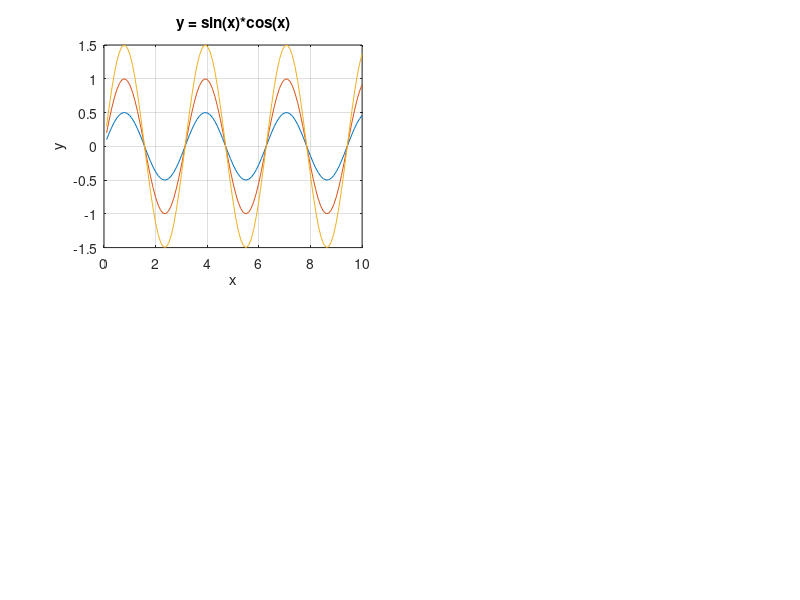
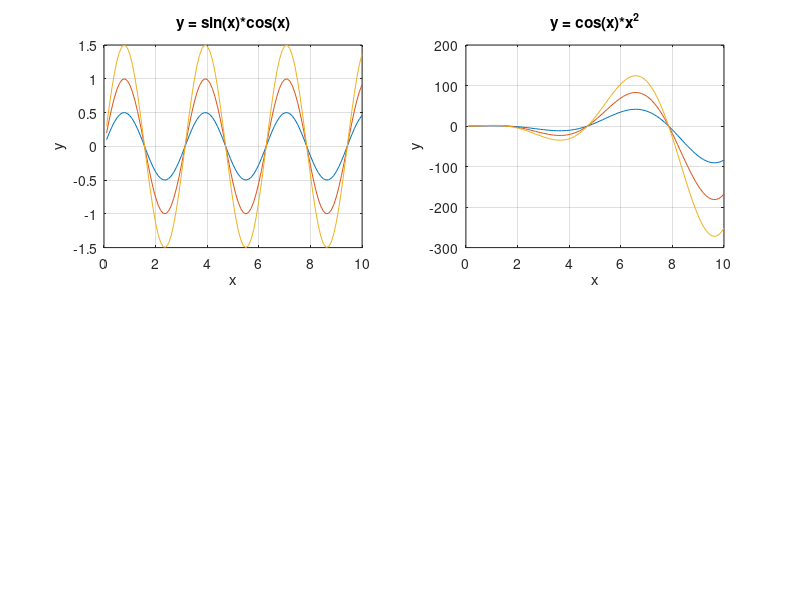
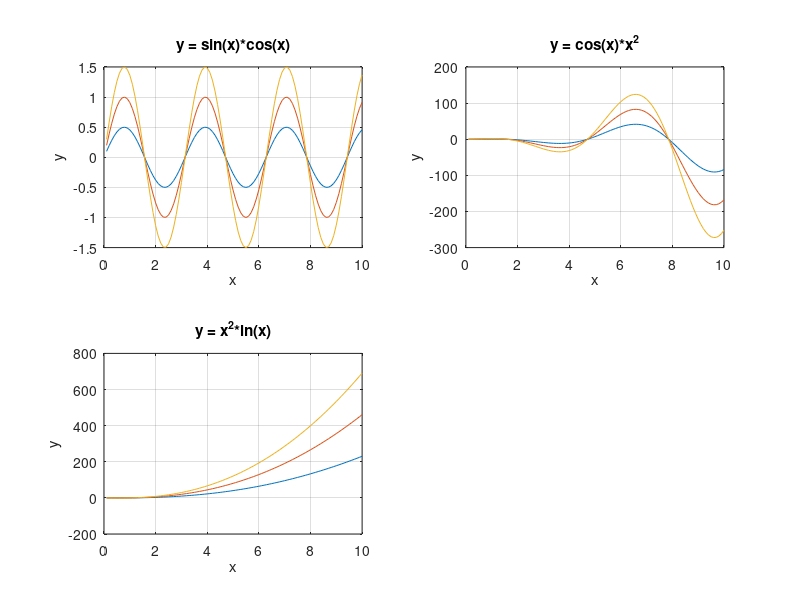
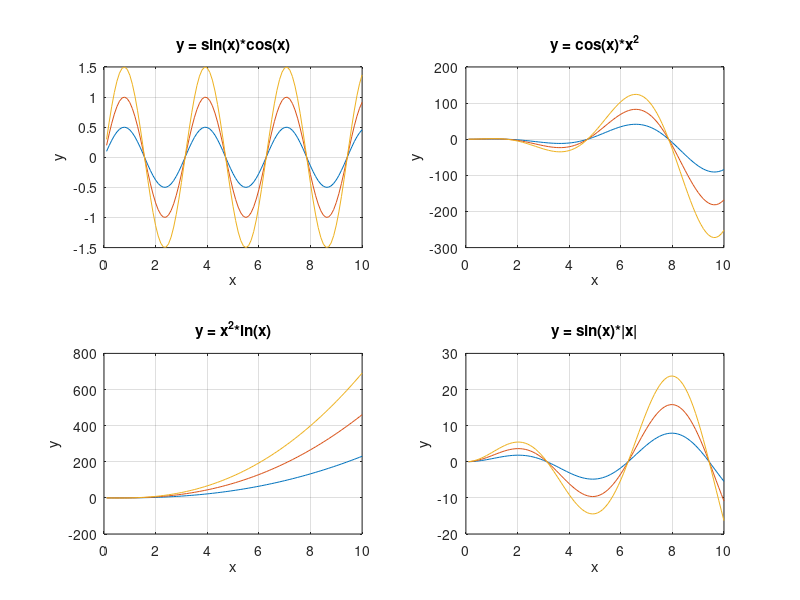

Here is the MATLAB script that generated these plots, in order: (Note: this script raises an error after producing the figures.)
x = 0.1:0.1:10;

% ЗАВДАННЯ 1
% Вікно 1: f1(x)
subplot(2,2,1);
y1 = sin(x).*cos(x);
y2 = 2*y1;
y3 = 3*y1;
plot(x, y1, x, y2, x, y3);
title('y = sin(x)*cos(x)');
xlabel('x'); ylabel('y');
grid on;
savefig('grafik_f1.fig');

% Вікно 2: f2(x)
subplot(2,2,2);
y1 = cos(x).*x.^2;
y2 = 2*y1;
y3 = 3*y1;
plot(x, y1, x, y2, x, y3);
title('y = cos(x)*x^2');
xlabel('x'); ylabel('y');
grid on;
savefig('grafik_f2.fig');

% Вікно 3: f3(x)
subplot(2,2,3);
y1 = x.^2 .* log(x);
y2 = 2*y1;
y3 = 3*y1;
plot(x, y1, x, y2, x, y3);
title('y = x^2*ln(x)');
xlabel('x'); ylabel('y');
grid on;
savefig('grafik_f3.fig');

% Вікно 4: f4(x)
subplot(2,2,4);
y1 = sin(x).*abs(x);
y2 = 2*y1;
y3 = 3*y1;
plot(x, y1, x, y2, x, y3);
title('y = sin(x)*|x|');
xlabel('x'); ylabel('y');
grid on;
savefig('grafik_f4.fig');

% Графік функції f5 у полярній системі координат
% 3D
r = 0.01:0.01:10; 
theta = linspace(0, 2*pi, length(r));
[R, T] = meshgrid(r, theta);
Z = sin(R.^2) ./ R;
X = R .* cos(T);
Y = R .* sin(T);
figure;
surf(X, Y, Z);
title('Полярна функція f5 = sin(r^2)/r');
xlabel('x'); ylabel('y'); zlabel('z');
colorbar;
shading interp;
savefig('grafik_f5.fig');

% 2D
r = 0.01:0.01:10;                          
theta = linspace(0, 2*pi, length(r));      
f = sin(r.^2) ./ r;                        
figure;
polarplot(theta, f, 'b-', 'LineWidth', 2); 
title('Полярна функція f5 = sin(r^2)/r');  


% ЗАВДАННЯ 2
% Каркасна поверхні функції z(x,y)
[X, Y] = meshgrid(-1:0.05:1, 0:0.05:1);
Z = 4 * sin(2*pi*X) .* cos(1.5*pi*Y) .* (1 - X.^2) .* Y .* (1 - Y);
% а) mesh
figure;
mesh(X, Y, Z); title('Прозора поверхня');
savefig('mesh.fig');
figure;
mesh(X, Y, Z); hidden off; title('Непрозора поверхня');
savefig('mesh_opaque.fig');


% б) surf + shading
figure;
surf(X, Y, Z); shading flat; title('shading flat');
savefig('shading_flat.fig');
figure;
surf(X, Y, Z); shading interp; title('shading interp');
savefig('shading_interp.fig');

% в) surf + colorbar
figure;
surf(X, Y, Z);
colorbar;
title('Поверхня з colorbar');
savefig('colorbar.fig');

% ЗАВДАННЯ 3
% Побудова тривимірної спіралі
% а) Побудова тривимірної спіралі
t = 0:0.05:9*pi;
x = 2*sin(t);
y = 2*cos(t);
z = t;

figure;
plot3(x, y, z, 'r*'); % червоні зірочки
xlabel('x');
ylabel('y');
zlabel('z');
title('Тривимірна спіраль');
grid on;
legend('Спіраль');
savefig('spiral.fig');

% б) Поміняв місцями x, y, t у функції plot3
t = 0:0.05:9*pi;
x = 2*sin(t);
y = 2*cos(t);
z = t;

figure;
plot3(z, x, y, 'r*'); % червоні зірочки
xlabel('z');
ylabel('x');
zlabel('y');
title('Зміна порядку координат');
grid on;
legend('Спіраль з іншим порядком');
savefig('spiral_reordered.fig');

% в) Змінив маркер і колір графіка
t = 0:0.05:9*pi;
x = 2*sin(t);
y = 2*cos(t);
z = t;

figure;
plot3(x, y, z, 'g^'); % зелений трикутник
xlabel('x');
ylabel('y');
zlabel('z');
title('Зелена спіраль з трикутниками');
grid on;
legend('Зелений варіант');
savefig('spiral_green_triangle.fig');

% г) Додав пояснення до графіка у вигляді легенди
t = 0:0.05:9*pi;
x = 2*sin(t);
y = 2*cos(t);
z = t;

figure;
plot3(x, y, z, 'm*'); % фіолетові зірочки
xlabel('x');
ylabel('y');
zlabel('z');
title('Фіолетова спіраль з легендою');
grid on;
legend('Фіолетова спіраль');
savefig('spiral_with_legend.fig');

% д) Побудова спіралі з діапазоном t = -9*pi : 0.05 : 9*pi
t = -9*pi:0.05:9*pi;
x = 2*sin(t);
y = 2*cos(t);
z = t;

figure;
plot3(x, y, z, 'b*'); % сині зірочки
xlabel('x');
ylabel('y');
zlabel('z');
title('Розширена спіраль');
grid on;
legend('Розширений діапазон');
savefig('spiral_extended.fig');

diary off
